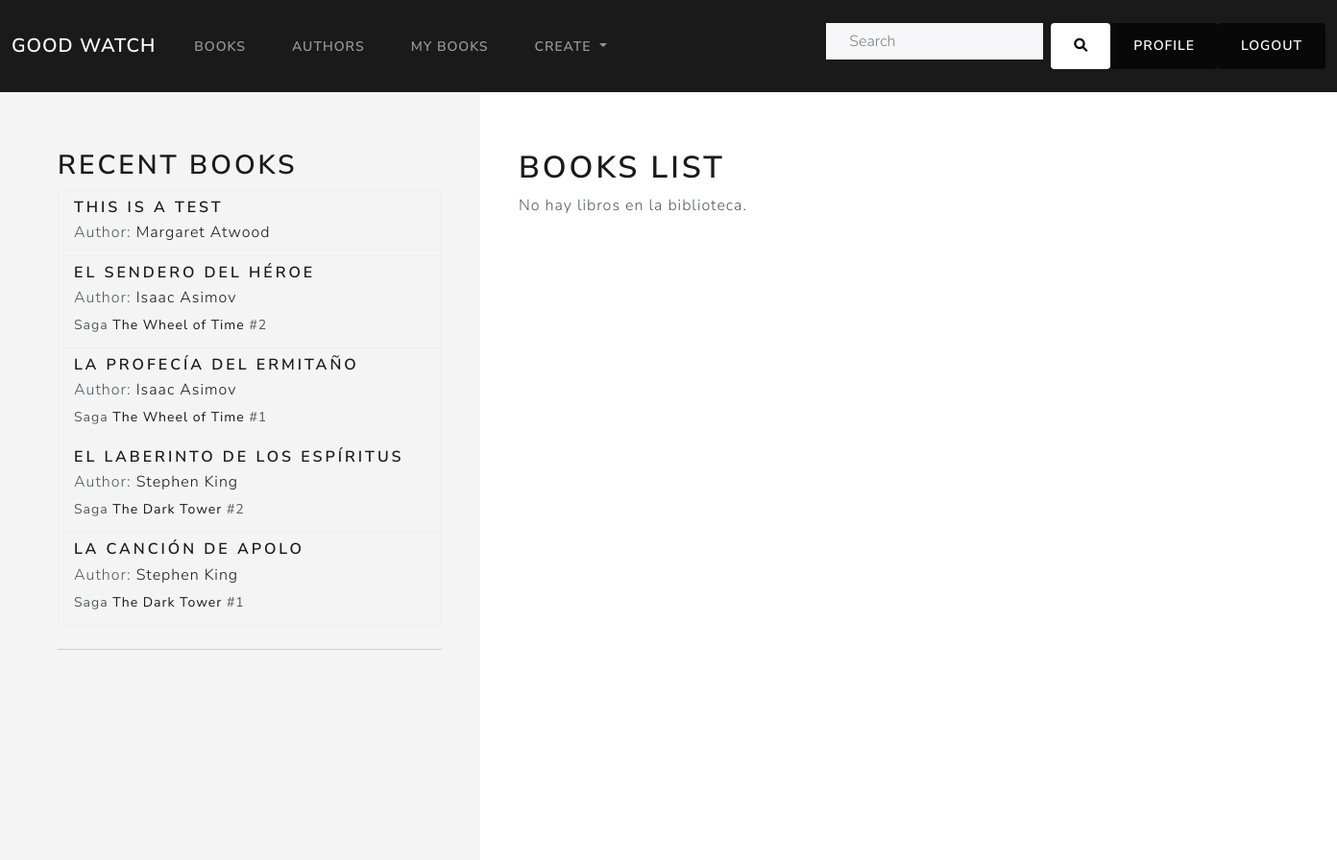
/book_catalog/mybooks/ (signed in), run on an earlier commit of the app's database.
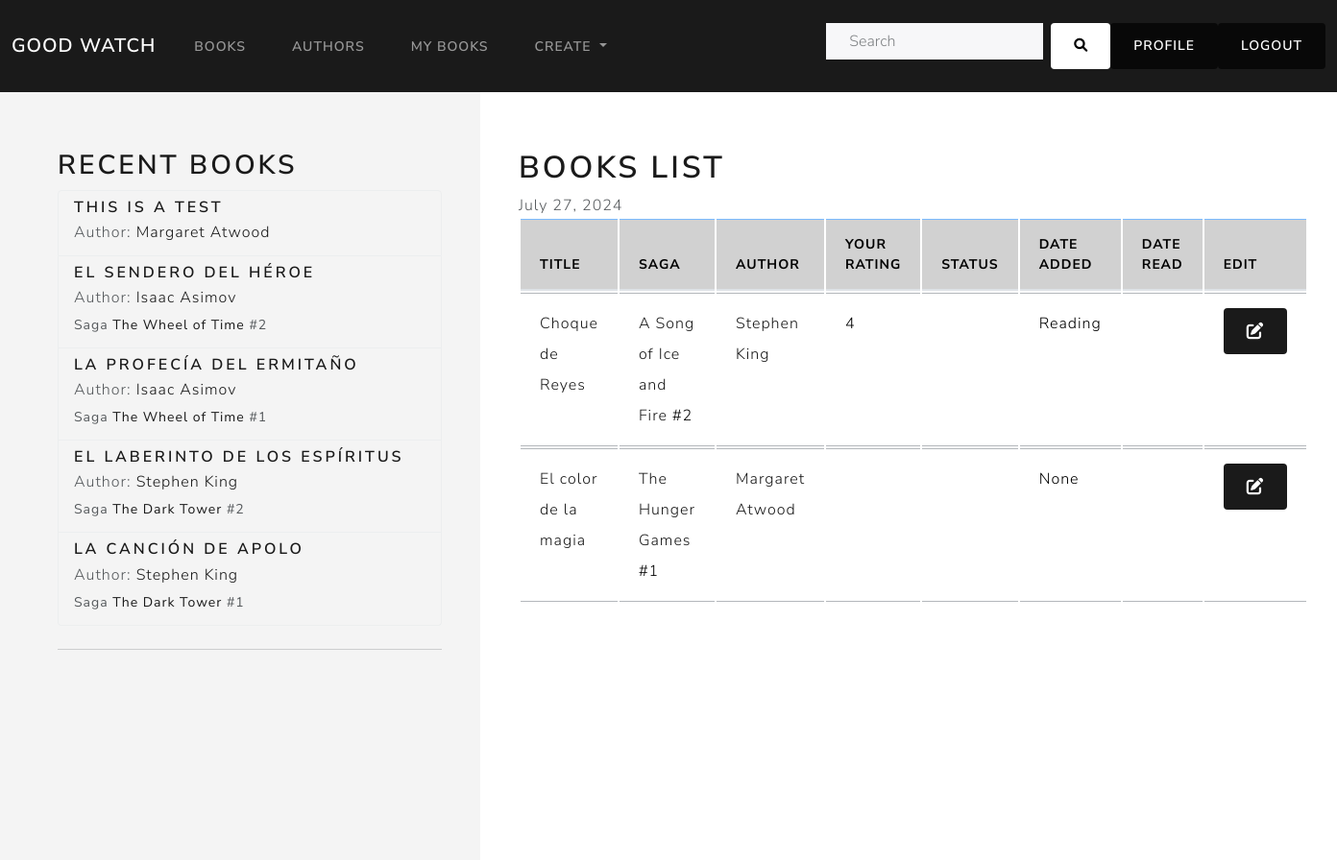
And on a later commit of the database.
### book_catalog/models.py (models this page shows, shortened)
class Book(models.Model):
    title = models.CharField(max_length=200,)
    saga = models.ForeignKey('BookSaga', on_delete=models.CASCADE, null=True, blank=True)
    saga_volume = models.IntegerField(null=True, blank=True)
    author = models.ForeignKey('Author', on_delete=models.CASCADE, null=False)
    publish_date = models.DateField(null=True, blank=True)
    summary = models.TextField(max_length=1000, null=True, blank=True)
    isbn = models.CharField(max_length=13, help_text='13 Character <a href="https://www.isbn-international.org/content/what-isbn">ISBN number</a>', null=True, blank=True)
    genre = models.ManyToManyField(Genre, )
    language = models.ForeignKey('Language', on_delete=models.SET_NULL, null=True, blank=True)
    cover_image = models.ImageField(upload_to='media/covers/', null=True, blank=True)
    class Meta:
        ordering = ['title', 'author']
        unique_together = ('title', 'author')
        constraints = [
            models.UniqueConstraint(fields=['saga', 'saga_volume'], name='unique_volume_in_saga')
        ]
    def get_absolute_url(self):
        return reverse('book-detail', args=[str(self.id)])

class Author(models.Model):
    first_name = models.CharField(max_length=100)
    last_name = models.CharField(max_length=100)
    year_of_birth = models.IntegerField(null = True, blank = True)
    year_of_death = models.IntegerField(null = True, blank = True)
    photo = models.ImageField(upload_to='authors/', null=True, blank=True)
    social_media = models.URLField(max_length=200, null=True, blank=True)
    biography = models.TextField(max_length=1000, null=True, blank=True)
    class Meta:
        ordering = ['last_name', 'first_name']
    def get_absolute_url(self):
        return reverse('author-detail', args=[str(self.id)])
    def __str__(self):
        return f'{self.first_name} {self.last_name}'

class BookSaga(models.Model):
    name = models.CharField(max_length=200,)
    author = models.ForeignKey(Author, on_delete=models.CASCADE, related_name='saga', null = False)
    def get_absolute_url(self):
        return reverse('saga-detail', args=[str(self.id)])
    class Meta:
        unique_together = ('name', 'author')

class UserBookRelation(models.Model):
    STATUS_CHOICES = (
        ('r', 'Read'),
        ('t', 'To read'),
        ('i', 'Reading'),
    )
    user = models.ForeignKey(User, on_delete=models.CASCADE)
    book = models.ForeignKey(Book, on_delete=models.CASCADE)
    status = models.CharField(max_length=1, choices=STATUS_CHOICES, null=True, blank=True)
    id = models.UUIDField(primary_key=True, default=uuid.uuid4, help_text='Unique ID for this particular book',)
    reading_date = models.DateField(null=True, blank=True)
    read_date = models.DateField(null=True, blank=True)
    rating = models.PositiveIntegerField(choices=[(i, str(i)) for i in range(1, 6)], null=True, blank=True)  # Por ejemplo, 1 a 5 estrellas
    review = models.TextField(max_length=1000, null=True, blank=True)
    review_date = models.DateField(null=True, blank=True)
    class Meta:
        unique_together = ('user', 'book')
    def display_status(self):
        if self.status == 'r':
            return "Read"
        if self.status == 't':
            return "To Read"
        if self.status == 'i':
            return "Reading"

### book_catalog/views.py (the view)
# urls.py: path('mybooks/', views.UserBookRelationListView.as_view(), name='my-books'),
class UserBookRelationListView(LoginRequiredMixin, generic.ListView):
    login_url = '/accounts/login/'
    redirect_field_name = 'redirect_to'
    model = UserBookRelation
    template_name = 'book_catalog/userbookrelation_list.html'
    def get_queryset(self):
        return super().get_queryset().filter(user=self.request.user)
    def get_context_data(self, **kwargs: Any):
        context = super().get_context_data(**kwargs)
        context["recent_books"] = Book.objects.all().order_by('-publish_date')[:5]
        return context

### templates/book_catalog/userbookrelation_list.html (shortened to what this page needs)
{% extends "base_generic.html" %}
{% block content %}
<div style="display: flex;">
  <div class="sidebar">
    <div class="justify-content-left">
      {% include "book_catalog/recent_books.html" %}
    </div>
  </div>
  <div class="column-right">
    <div style="flex-grow: 1; padding: 20px;">
      <h1>Books list</h1>
      {% if userbookrelation_list %}
        <table id="dynamicTable" class="table table-hover">
          <thead>
            <tr class="table-primary">
              <th scope="col">Title</th>
              <th scope="col">Saga</th>
              <th scope="col">Author</th>
              <th scope="col">Your Rating</th>
              <th scope="col">Status</th>
              <th scope="col">Date added</th>
              <th scope="col">Date read</th>
              <th scope="col">Edit</th>
            </tr>
          </thead>
          <tbody>
            {% for object in userbookrelation_list %}
              <tr class="table-secondary">
                <td>
                  <a class="no-underline" href="{{ object.book.get_absolute_url }}">{{ object.book.title }}</a>
                </td>
                <td>
                  {% if object.book.saga %}
                    <a class="no-underline" href="{{ object.book.saga.get_absolute_url }}">
                      {{ object.book.saga.name }}
                    </a>
                    #{{ object.book.saga_volume }}
                  {% endif %}
                </td>
                <td>
                  <a class="no-underline" href="{{ object.book.author.get_absolute_url }}">{{ object.book.author }}</a>
                </td>
                <td>
                  <a>{% if object.rating %} {{ object.rating }} {% endif %}</a>
                <td>
                <td>
                  <a>{{ object.display_status }}</a>
                </td>
                  {% if object.reading_date %}<a>{{ object.reading_date }}</a>{% endif %}
                </td>
                <td>
                </td>
                <td>
                  <a class="btn btn-primary" href="{% url 'change-userbookrelation' object.id %}">
                  </a>
                </td>
              </tr>
            {% endfor %}
          </tbody>
        </table>
      {% else %}
        <p>No hay libros en la biblioteca.</p>
      {% endif %}
    </div>
  </div>
</div>
{% endblock %}

### templates/base_generic.html (shortened to what this page needs)
<!DOCTYPE html>
<html lang="en">
<head>
  {% load static %}
   <link rel="stylesheet" href="https://stackpath.bootstrapcdn.com/bootstrap/4.5.2/css/bootstrap.min.css">
   <link rel="stylesheet" type="text/css" href="https://cdn.datatables.net/1.10.21/css/jquery.dataTables.css">
   <link rel="stylesheet" href="https://cdnjs.cloudflare.com/ajax/libs/font-awesome/6.0.0-beta3/css/all.min.css">
  <link href="{% static 'css/bootstrap_lux.css' %}" rel="stylesheet">
  <link href="{% static 'css/static.css' %}" rel="stylesheet">
</head>
<body>
  <header>
    <nav class="navbar navbar-expand-lg bg-primary" data-bs-theme="dark">
      <div class="container-fluid">
        <a class="navbar-brand" href="{% url 'index' %}">Good Watch</a>
        <div class="collapse navbar-collapse" id="navbarColor01">
          <ul class="navbar-nav me-auto">
            <li class="nav-item">
              <a class="nav-link" href="{% url 'books' %}">Books</a>
            </li>
            <li class="nav-item">
              <a class="nav-link" href="{% url 'authors' %}">Authors</a>
            </li>
            {% if user.is_authenticated %}
              <li class="nav-item">
                <a class="nav-link" href="{% url 'my-books' %}">My Books</a>
              </li>
            {% endif %}
            <li class="nav-item dropdown">
              <a class="nav-link dropdown-toggle" href="#" id="createDropdown" role="button" data-bs-toggle="dropdown" aria-expanded="false">
                Create
              </a>
            </li>
          </ul>
          <form class="d-flex" method="get" action="{% url 'search' %}">
            <input class="form-control me-sm-2" type="search" name="query" placeholder="Search">
            <button class="btn btn-secondary my-2 my-sm-0" type="submit">
              <i class="fa fa-search"></i>
            </button>
          </form>
          {% if request.resolver_match.url_name != 'login' %}
            {% if user.is_authenticated %}
              <a href="{% url 'user_profile' %}" class="btn btn-primary logout-button">Profile</a>
              <a href="{% url 'logout' %}" class="btn btn-primary logout-button">Logout</a>
            {% else %}
              <a href="{% url 'login' %}" class="btn btn-primary login-button">Login</a>
            {% endif %}
          {% endif %}
        </div>
      </div>
    </nav>
  </header>
  <main>
    {% block content %}{% endblock %}
  </main>
</body>
</html>

### templates/book_catalog/recent_books.html
<div class="column-left">
    <h2>Recent books</h2>
    <ul class="list-group">
      {% for book in recent_books %}
        <li class="list-group-item" style="background-color: #f4f4f4;">
          <h5 class="mb-1">
            <a class="no-underline" href="{{book.get_absolute_url }}">
              {{ book.title }}
            </a>
          </h5>
          <p class="mb-1 ">
            Author:
            <a class="no-underline" href="{{ book.author.get_absolute_url }}">{{ book.author }}</a>
          </p>
          {% if book.saga %}
          <p class="mb-1">
            <small>
              Saga
              <a class="no-underline" href="{{ book.saga.get_absolute_url }}">
                {{ book.saga.name }}
              </a>
              #{{ book.saga_volume }}
            </small>
          </p>
          {% endif %}
        </li>
      {% empty %}
        <li class="list-group-item" style="background-color: #f4f4f4;">
          No recent books.
        </li>
      {% endfor %}
    </ul>
    <hr class="my-4">
</div>

### static/css/static.css (style rules this page uses)
.no-underline { text-decoration: none; }
.sidebar { flex: 0 0 500px; width: 600px; height: 100vh; overflow-y: auto; background-color: #f4f4f4; padding: 20px; }
#dynamicTable { border-collapse: separate; }
#dynamicTable thead th, #dynamicTable tbody td, #dynamicTable tbody th { padding: 15px 20px !important; }
#dynamicTable tbody tr { line-height: 2em !important; }
button { background-color: #B8E0C0; color: #fff; padding: 10px 15px; border: none; border-radius: 4px; cursor: pointer; }
.column-right { flex: 75%; margin-right: 40px; margin-top: 40px; margin-left: 20px; }
.column-left { flex: 25%; margin-left: 40px; margin-top: 40px; margin-right: 20px; }

What changed in the data, as far as the page shows it:
added UserBookRelation: book "Choque de Reyes", book.saga.name "A Song of Ice and Fire", book.saga_volume "2", book.author "Stephen King", rating "4", display_status "Reading", reading_date "July 27, 2024"
added UserBookRelation: book "El color de la magia", book.saga.name "The Hunger Games", book.saga_volume "1", book.author "Margaret Atwood", display_status "None"
Also different on the page:
text no longer shown: "No hay libros en la biblioteca."
text now shown: "TITLE SAGA AUTHOR YOUR RATING STATUS DATE ADDED DATE READ EDIT"
